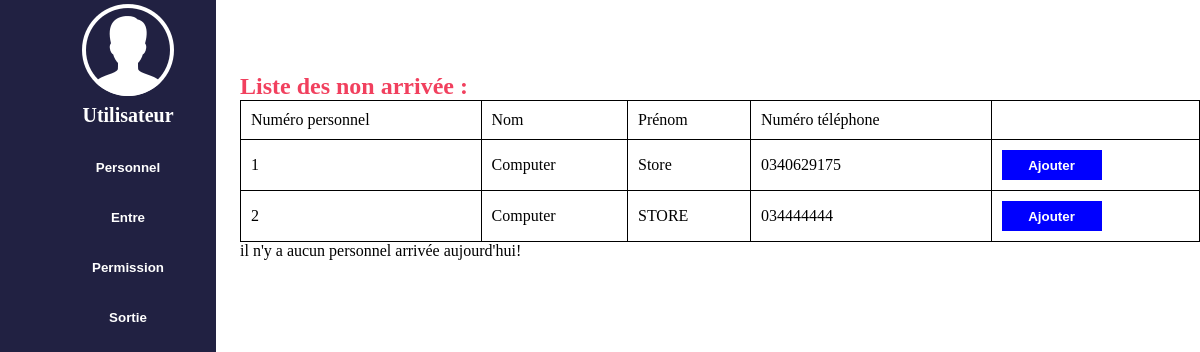
The page /user/entre/liste.php on the database its author committed.
### tables this page shows
CREATE TABLE IF NOT EXISTS `personnel` (
  `numero_personnel` int NOT NULL AUTO_INCREMENT,
  `nom` varchar(100) DEFAULT NULL,
  `prenom` varchar(100) DEFAULT NULL,
  `poste` varchar(50) NOT NULL,
  `numero_telephone` varchar(13) DEFAULT NULL,
  `email` varchar(150) DEFAULT NULL,
  `age` int NOT NULL,
  `numero_cin` varchar(12) NOT NULL,
  `adresse` varchar(50) NOT NULL,
  `langue` varchar(20) NOT NULL,
  `date_creation` date NOT NULL,
  `image` varchar(255) NOT NULL,
  PRIMARY KEY (`numero_personnel`)
);

### user/entre/liste.php (the view, shortened to what this page needs)
<!DOCTYPE html>
<html lang="en">
<head>
    <link rel="stylesheet" href="style.css">
</head>
<body>
    <nav>
        <ul>
            <li>
                <center><img src="admin.png" alt="Utilisateur"><p>Utilisateur</p></center>
            </li>
            <li>
                <a href="http://localhost/amelioration/User/personnel/personnel_liste.php">
                    <button>Personnel</button>
                </a>
            </li>
            <li>
                <a href="http://localhost/amelioration/User/entre/liste.php">
                    <button>Entre</button>
                </a>
            </li>
            <li>
                <a href="http://localhost/amelioration/User/permission/liste.php">
                    <button>Permission</button>
                </a>
            </li>
            <li>
                <a href="http://localhost/amelioration/User/sortie/liste.php">
                    <button>Sortie</button>
                </a>
            </li>
        </ul>
    </nav>
    <div class="corp">
    <?php
        $db = mysqli_connect('localhost', 'root', '','amelioration_stage') or die('could not connect to database');
        $requete=mysqli_query($db,"SELECT numero_personnel,nom,prenom,poste,numero_telephone,email FROM personnel WHERE numero_personnel NOT IN (SELECT personnel.numero_personnel FROM personnel JOIN entre ON(personnel.numero_personnel = entre.numero_personnel) WHERE entre.date_entre=CURRENT_DATE())");
        if(mysqli_num_rows($requete)==0)
        {
            echo "il n'y a aucun personnel arrivée aujourd'hui!";
        }
        else
        {
            ?>
            <p>.</p><h2>Liste des non arrivée :</h2>
            <table>
                <tr>
                    <td>Numéro personnel</td>
                    <td>Nom</td>
                    <td>Prénom</td>
                    <td>Numéro téléphone</td>
                </tr>
            <?php
            while($row = mysqli_fetch_assoc($requete))
            {
                ?><tr>
                    <td><?=$row['numero_personnel']?></td>
                    <td><?=$row['nom']?></td>
                    <td><?=$row['prenom']?></td>
                    <td><?=$row['numero_telephone']?></td>
                    <td><a href="ajouter.php?id=<?=$row['numero_personnel']?>"><button id="button3">Ajouter</button></a>
                    </td></tr><?php
            }
        }
    ?></table>
    <?php
        $db = mysqli_connect('localhost', 'root', '','amelioration_stage') or die('could not connect to database');
        $requete=mysqli_query($db,"SELECT * FROM entre WHERE date_entre=CURRENT_DATE()");
        if(mysqli_num_rows($requete)==0)
        {
            echo "il n'y a aucun personnel arrivée aujourd'hui!";
        }
    ?></table></div>
</body>
</html>

### user/entre/style.css (style rules this page uses)
* { margin: 0; }
nav { width: 18%; background-color: rgba(7, 7, 44, 0.894); height: 100vh; position: fixed; }
nav ul li { list-style: none; display: block; }
nav ul li a button { background-color: rgba(42, 2, 42, 0); width: 100%; height: 50px; font-weight: bolder; color: white; border: none; }
table { width: 100%; }
table,th,td { border: 1px solid black; border-collapse: collapse; padding: 10px; }
#button3 { background-color: blue; }
#button1,#button2,#button3 { border: none; width: 100px; height: 30px; font-weight: 550; color: white; }
h2 { margin-top: 50px; color: rgb(241, 64, 94); }
.corp { margin-left: 20%; }

### user/entre/liste.php (style rules this page uses)
p { font-weight:bold; color:white; font-size:20px; margin-bottom:15px }

### rows shown on the page
personnel: numero_personnel "1", nom "Computer", prenom "Store", numero_telephone "0340629175"
personnel: numero_personnel "2", nom "Computer", prenom "STORE", numero_telephone "034444444"
